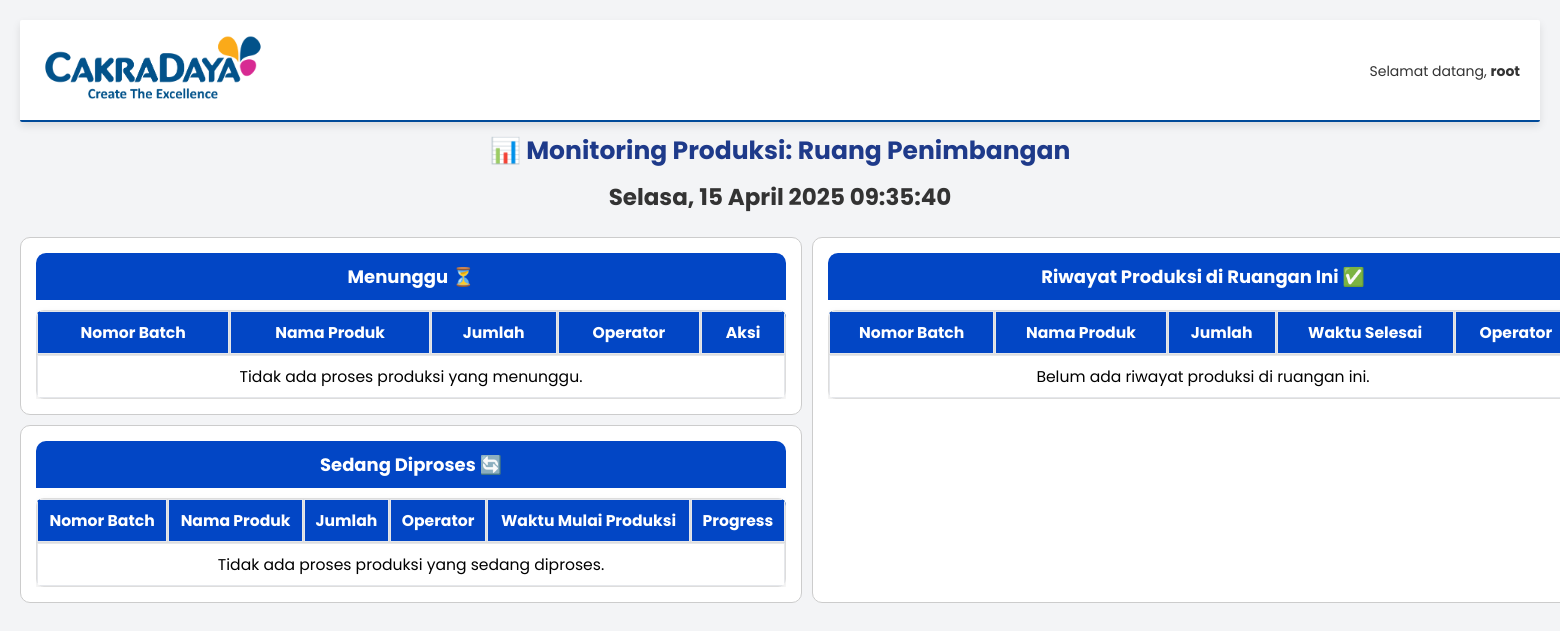
Before: /monitoring/monitoring/ruang-penimbangan/ (signed in) with the older database file.
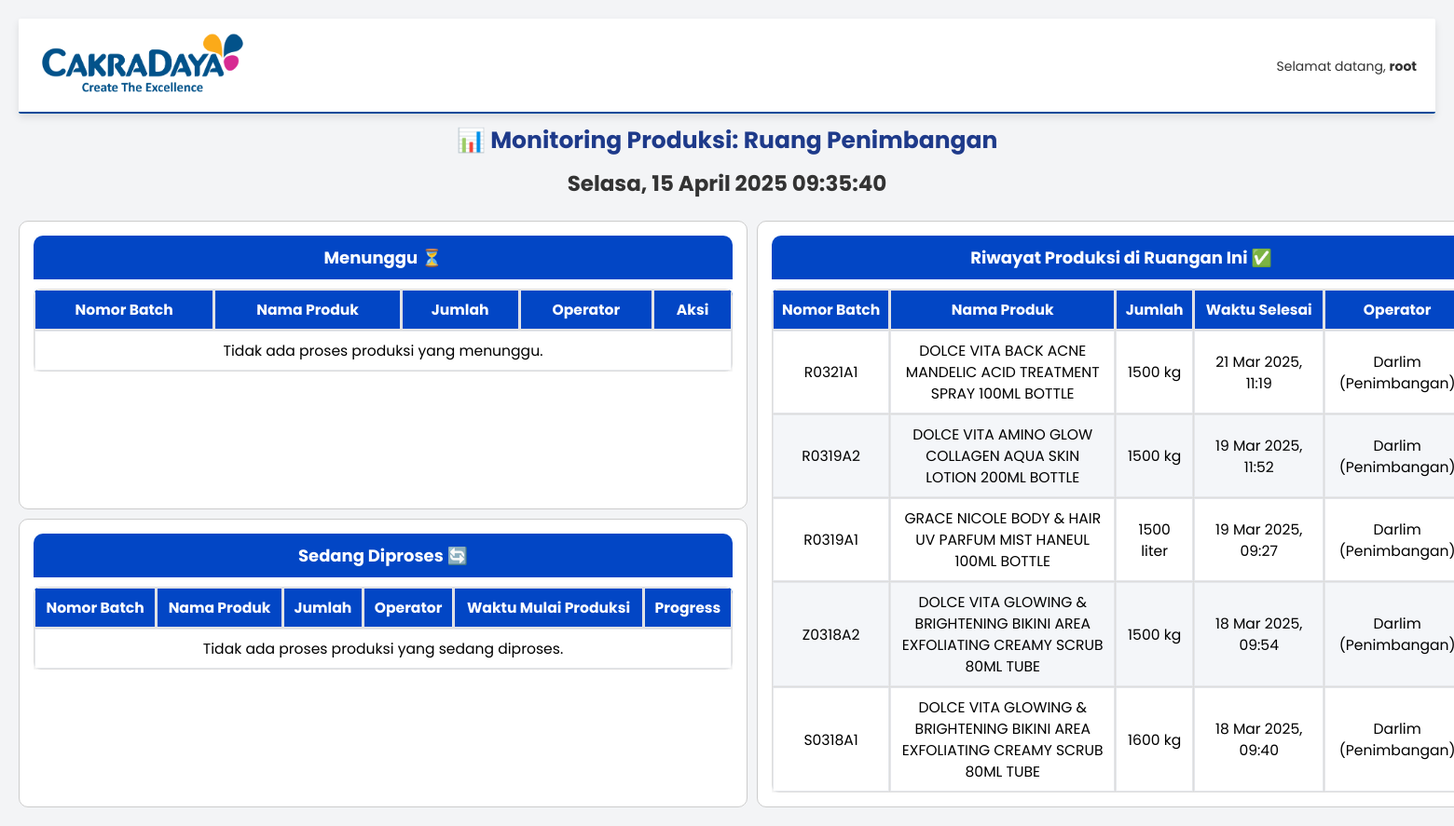
After: the same page with the newer database file.
### produksi_monitoring/models.py (models this page shows, shortened)
class RiwayatProduksi(models.Model):
    nomor_batch = models.CharField(max_length=20)
    nama_produk = models.ForeignKey(ItemDescription, on_delete=models.CASCADE)
    jumlah = models.PositiveIntegerField()
    satuan = models.CharField(max_length=10)
    ruangan = models.ForeignKey(Ruangan, on_delete=models.CASCADE)
    operator = models.ForeignKey(Operator, on_delete=models.CASCADE, null=True, blank=True)
    waktu_mulai_produksi = models.DateTimeField()
    waktu_selesai = models.DateTimeField()
    hasil_akhir = models.CharField(max_length=20, blank=True, null=True)

class ItemDescription(models.Model):
    barcode = models.CharField(max_length=20, unique=True, null=True, blank=True)
    description = models.CharField(max_length=255, unique=True)

class Operator(models.Model):
    nama = models.CharField(max_length=255, unique=True)
    kategori = models.CharField(max_length=50, choices=[
        ("Penimbangan", "Penimbangan"),
        ("Proses", "Proses"),
        ("Filling", "Filling"),
        ("Labelling", "Labelling"),
    ])
    def __str__(self):
        return f"{self.nama} ({self.kategori})"

### produksi_monitoring/views.py (the view, shortened to what this page needs)
# urls.py: path('monitoring/<slug:ruangan_nama>/', monitoring_produksi_per_ruangan, name='monitoring_per_ruangan'),
@login_required
def monitoring_produksi_per_ruangan(request, ruangan_nama):
    ruangan = get_object_or_404(Ruangan, nama__iexact=ruangan_nama.replace("-", " "))
    ProsesProduksi.objects.filter(status="Menunggu", waktu_mulai_produksi__lte=now()).update(status="Sedang Diproses")
    proses_produksi = ProsesProduksi.objects.filter(ruangan=ruangan)
    menunggu = proses_produksi.filter(status="Menunggu").order_by('waktu_mulai_produksi')
    diproses = proses_produksi.filter(status="Sedang Diproses").order_by('waktu_mulai_produksi')
    siap_pindah = proses_produksi.filter(status="Siap Dipindahkan").order_by('-waktu_selesai')
    tujuh_hari_lalu = now() - timedelta(days=7)
    batch_pernah_di_ruangan = ProsesProduksi.objects.filter(
        nomor_batch__in=proses_produksi.values_list('nomor_batch', flat=True),
        waktu_selesai__gte=tujuh_hari_lalu
    ).values_list('nomor_batch', flat=True).distinct()
    selesai = RiwayatProduksi.objects.filter(
        ruangan=ruangan
    ).select_related('ruangan').order_by('-waktu_selesai') [:10]
    riwayat_labelling = None
    return render(request, "produksi_monitoring/monitoring_ruangan.html", {
        "ruangan": ruangan,
        "proses_menunggu": menunggu,
        "proses_diproses": diproses,
        "proses_siap_pindah": siap_pindah,
        "proses_selesai": selesai,
        "riwayat_produksi": riwayat_labelling,
    })

### produksi_monitoring/templates/produksi_monitoring/monitoring_ruangan.html (shortened to what the changed rows need)
{% load static %}
<!DOCTYPE html>
<html lang="id">
<head>
    <link rel="stylesheet" href="{% static 'css/custom_admin.css' %}">
    <link rel="stylesheet" href="https://cdnjs.cloudflare.com/ajax/libs/font-awesome/6.0.0/css/all.min.css">
</head>
<body>
    <header class="dashboard-header">
        <div class="header-left">
            <h1 class="header-title">Sistem Monitoring Produksi</h1>
        </div>
    </header>
    <div>
        <h1 class="page-title" style="font-size: 25px; color: #1e3a8a; margin-bottom: 10px;">
            📊 Monitoring Produksi: {{ ruangan.nama|title }}
        </h1>
    </div>
    <div class="ruangan-container">
        <div class="card card-menunggu">
            <div class="card-body">
                <table class="styled-table">
                    <thead>
                        <tr>
                            <th>Nomor Batch</th>
                            <th>Nama Produk</th>
                            <th>Jumlah</th>
                            <th>Operator</th>
                            <th>Aksi</th>
                        </tr>
                    </thead>
                </table>
            </div>
        </div>
        <div class="card card-diproses">
            <div class="card-body">
                <table class="styled-table">
                    <thead>
                        <tr>
                            <th>Nomor Batch</th>
                            <th>Nama Produk</th>
                            <th>Jumlah</th>
                            <th>Operator</th>
                            <th>Waktu Mulai Produksi</th>
                            <th>Progress</th>
                        </tr>
                    </thead>
                </table>
            </div>
        </div>
<div class="card card-selesai">
    <div class="card-body">
        <table class="styled-table">
            <thead>
                <tr>
                    <th>Nomor Batch</th>
                    <th>Nama Produk</th>
                    <th>Jumlah</th>
                    <th>Waktu Selesai</th>
                    <th>Operator</th>
                </tr>
            </thead>
            <tbody>
                {% for produk in proses_selesai %}
                <tr class="status-selesai">
                    <td>{{ produk.nomor_batch }}</td>
                    <td>{{ produk.nama_produk.description }}</td>
                    <td>{{ produk.jumlah }} {{ produk.satuan }}</td>
                    <td>{{ produk.waktu_selesai|date:"d M Y, H:i" }}</td>
                    <td>{{ produk.operator }}</td>
                </tr>
                {% empty %}
                <tr><td colspan="6">Belum ada riwayat produksi di ruangan ini.</td></tr>
                {% endfor %}
            </tbody>
        </table>
    </div>
</div>

Changed rows visible on the page:
added RiwayatProduksi: nomor_batch "R0321A1", nama_produk.description "DOLCE VITA BACK ACNE MANDELIC ACID TREATMENT SPRAY 100ML BOTTLE", jumlah "1500", satuan "kg", waktu_selesai "21 Mar 2025, 11:19", operator "Darlim…"
added RiwayatProduksi: nomor_batch "R0319A2", nama_produk.description "DOLCE VITA AMINO GLOW COLLAGEN AQUA SKIN LOTION 200ML BOTTLE", jumlah "1500", satuan "kg", waktu_selesai "19 Mar 2025, 11:52", operator "Darlim…"
added RiwayatProduksi: nomor_batch "R0319A1", nama_produk.description "GRACE NICOLE BODY & HAIR UV PARFUM MIST HANEUL 100ML BOTTLE", jumlah "1500", satuan "liter", waktu_selesai "19 Mar 2025, 09:27", operator "Darlim…"
added RiwayatProduksi: nomor_batch "Z0318A2", nama_produk.description "DOLCE VITA GLOWING & BRIGHTENING BIKINI AREA EXFOLIATING CREAMY SCRUB 80ML TUBE", jumlah "1500", satuan "kg", waktu_selesai "18 Mar 2025, 09:54", operator "Darlim…"
added RiwayatProduksi: nomor_batch "S0318A1", nama_produk.description "DOLCE VITA GLOWING & BRIGHTENING BIKINI AREA EXFOLIATING CREAMY SCRUB 80ML TUBE", jumlah "1600", satuan "kg", waktu_selesai "18 Mar 2025, 09:40", operator "Darlim…"
Other visible differences:
text no longer shown: "Belum ada riwayat produksi di ruangan ini."
